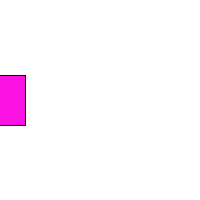
Frame 1 (no input)
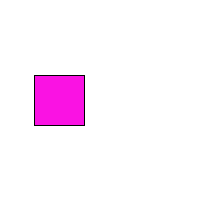
Frame 60 (the mouse pressed at the canvas centre just before this capture)
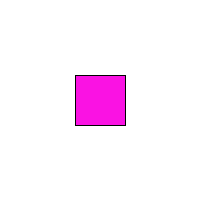
Frame 120 (the mouse held since frame 60 and released just before this capture)

The Processing sketch that drew these frames (run headless with seeded random() and noise(); from frame 60 on, the mouse is pressed at the canvas centre):

// Processing sketch: SquareMoveToCentre
// ── SquareMoveToCentre.pde
float x=0;
void setup(){
   size(200,200);
}
void draw(){
  background(255);
  fusciaBox();
  Increment();
}
void fusciaBox(){
    fill(250,18,227);
  rectMode(CENTER);
  rect(x,100,50,50);
}
void Increment(){
    //Increment x
  x=x+1;
  if(x>100){
    x=100;
  }
}
